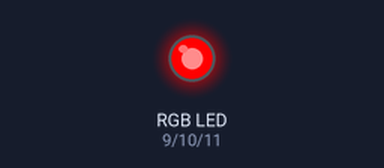
This sketch was run on a simulated Arduino Uno, built with avr-gcc and run on an emulated ATmega328P. Shown: an RGB LED mixed from three pins (HIGH = lit). What the sketch prints to the serial monitor is not drawn.

Above: at 0.5 s.
At 2.5 s:
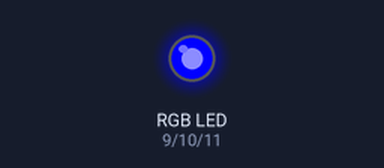
At 3.5 s:
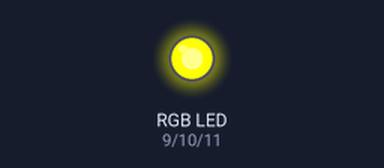
At 4.5 s:
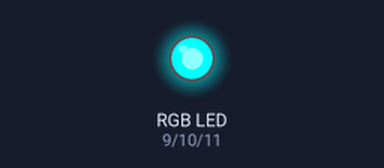
At 6.5 s:
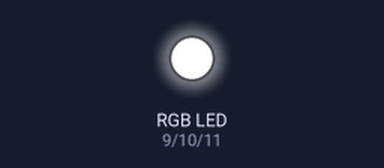
At 9.5 s:
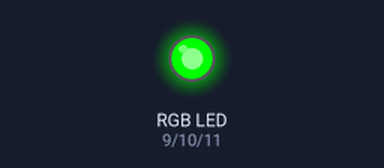
Timing chart, 0 to 10.4 s (numbered marks = the images above):
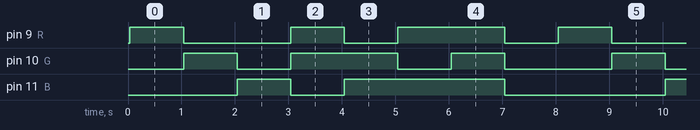

Measured:
- by itself, pin 9 (R): repeats every 8.0 s: LOW 2.0 s, HIGH 1.0 s, LOW 1.0 s, HIGH 2.0 s, LOW 1.0 s, HIGH 1.0 s
- by itself, pin 10 (G): repeats every 8.0 s: LOW 1.0 s, HIGH 2.0 s, LOW 1.0 s, HIGH 1.0 s, LOW 2.0 s, HIGH 1.0 s
- by itself, pin 11 (B): repeats every 8.0 s: LOW 1.0 s, HIGH 3.0 s, LOW 3.0 s, HIGH 1.0 s

The sketch:

t12_rgb_led.ino
```cpp
// [출력] RGB LED 점검 - 빨강 D9, 초록 D10, 파랑 D11
const int R = 9, G = 10, B = 11;
const char* names[] = {"빨강", "초록", "파랑", "노랑", "하늘색", "보라", "흰색", "꺼짐"};
const bool colors[][3] = {{1,0,0}, {0,1,0}, {0,0,1}, {1,1,0}, {0,1,1}, {1,0,1}, {1,1,1}, {0,0,0}};

void setup() {
  Serial.begin(9600);
  pinMode(R, OUTPUT);
  pinMode(G, OUTPUT);
  pinMode(B, OUTPUT);
  Serial.println("RGB LED 점검: 1초마다 색이 바뀝니다. 이름과 실제 색이 같은지 보세요");
}

void loop() {
  for (int i = 0; i < 8; i++) {
    digitalWrite(R, colors[i][0]);
    digitalWrite(G, colors[i][1]);
    digitalWrite(B, colors[i][2]);
    Serial.println(names[i]);
    delay(1000);
  }
}
```
